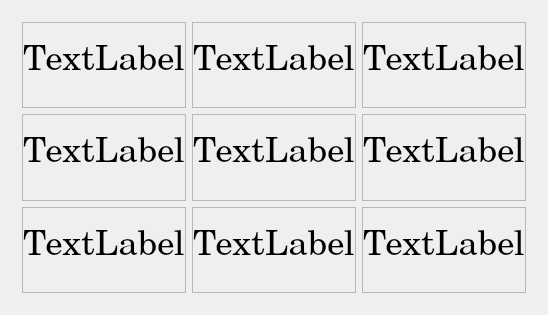
<?xml version="1.0" encoding="UTF-8"?>
<ui version="4.0">
 <class>MainWindow</class>
 <widget class="QMainWindow" name="MainWindow">
  <property name="geometry">
   <rect>
    <x>0</x>
    <y>0</y>
    <width>404</width>
    <height>315</height>
   </rect>
  </property>
  <property name="windowTitle">
   <string>MainWindow</string>
  </property>
  <widget class="QWidget" name="centralWidget">
   <layout class="QHBoxLayout" name="horizontalLayout">
    <item>
     <widget class="QWidget" name="gridWidget" native="true">
      <property name="styleSheet">
       <string/>
      </property>
      <layout class="QGridLayout" name="gridLayout">
       <item row="1" column="2">
        <widget class="QLabel" name="label_6">
         <property name="font">
          <font>
           <family>Century Schoolbook</family>
           <pointsize>26</pointsize>
           <weight>50</weight>
           <italic>false</italic>
           <bold>false</bold>
          </font>
         </property>
         <property name="styleSheet">
          <string notr="true">font: 26pt &quot;Century Schoolbook&quot;;</string>
         </property>
         <property name="frameShape">
          <enum>QFrame::StyledPanel</enum>
         </property>
         <property name="text">
          <string>&lt;html&gt;&lt;head/&gt;&lt;body&gt;&lt;p&gt;TextLabel&lt;/p&gt;&lt;/body&gt;&lt;/html&gt;</string>
         </property>
         <property name="alignment">
          <set>Qt::AlignCenter</set>
         </property>
        </widget>
       </item>
       <item row="2" column="0">
        <widget class="QLabel" name="label_7">
         <property name="font">
          <font>
           <family>Century Schoolbook</family>
           <pointsize>26</pointsize>
           <weight>50</weight>
           <italic>false</italic>
           <bold>false</bold>
          </font>
         </property>
         <property name="styleSheet">
          <string notr="true">font: 26pt &quot;Century Schoolbook&quot;;</string>
         </property>
         <property name="frameShape">
          <enum>QFrame::StyledPanel</enum>
         </property>
         <property name="text">
          <string>&lt;html&gt;&lt;head/&gt;&lt;body&gt;&lt;p&gt;TextLabel&lt;/p&gt;&lt;/body&gt;&lt;/html&gt;</string>
         </property>
         <property name="alignment">
          <set>Qt::AlignCenter</set>
         </property>
        </widget>
       </item>
       <item row="2" column="1">
        <widget class="QLabel" name="label_8">
         <property name="font">
          <font>
           <family>Century Schoolbook</family>
           <pointsize>26</pointsize>
           <weight>50</weight>
           <italic>false</italic>
           <bold>false</bold>
          </font>
         </property>
         <property name="styleSheet">
          <string notr="true">font: 26pt &quot;Century Schoolbook&quot;;</string>
         </property>
         <property name="frameShape">
          <enum>QFrame::StyledPanel</enum>
         </property>
         <property name="text">
          <string>&lt;html&gt;&lt;head/&gt;&lt;body&gt;&lt;p&gt;TextLabel&lt;/p&gt;&lt;/body&gt;&lt;/html&gt;</string>
         </property>
         <property name="alignment">
          <set>Qt::AlignCenter</set>
         </property>
        </widget>
       </item>
       <item row="0" column="2">
        <widget class="QLabel" name="label_3">
         <property name="font">
          <font>
           <family>Century Schoolbook</family>
           <pointsize>26</pointsize>
           <weight>50</weight>
           <italic>false</italic>
           <bold>false</bold>
          </font>
         </property>
         <property name="styleSheet">
          <string notr="true">font: 26pt &quot;Century Schoolbook&quot;;</string>
         </property>
         <property name="frameShape">
          <enum>QFrame::StyledPanel</enum>
         </property>
         <property name="text">
          <string>&lt;html&gt;&lt;head/&gt;&lt;body&gt;&lt;p&gt;TextLabel&lt;/p&gt;&lt;/body&gt;&lt;/html&gt;</string>
         </property>
         <property name="alignment">
          <set>Qt::AlignCenter</set>
         </property>
        </widget>
       </item>
       <item row="2" column="2">
        <widget class="QLabel" name="label_9">
         <property name="font">
          <font>
           <family>Century Schoolbook</family>
           <pointsize>26</pointsize>
           <weight>50</weight>
           <italic>false</italic>
           <bold>false</bold>
          </font>
         </property>
         <property name="styleSheet">
          <string notr="true">font: 26pt &quot;Century Schoolbook&quot;;</string>
         </property>
         <property name="frameShape">
          <enum>QFrame::StyledPanel</enum>
         </property>
         <property name="text">
          <string>&lt;html&gt;&lt;head/&gt;&lt;body&gt;&lt;p&gt;TextLabel&lt;/p&gt;&lt;/body&gt;&lt;/html&gt;</string>
         </property>
         <property name="alignment">
          <set>Qt::AlignCenter</set>
         </property>
        </widget>
       </item>
       <item row="1" column="1">
        <widget class="QLabel" name="label_5">
         <property name="font">
          <font>
           <family>Century Schoolbook</family>
           <pointsize>26</pointsize>
           <weight>50</weight>
           <italic>false</italic>
           <bold>false</bold>
          </font>
         </property>
         <property name="styleSheet">
          <string notr="true">font: 26pt &quot;Century Schoolbook&quot;;</string>
         </property>
         <property name="frameShape">
          <enum>QFrame::StyledPanel</enum>
         </property>
         <property name="text">
          <string>&lt;html&gt;&lt;head/&gt;&lt;body&gt;&lt;p&gt;TextLabel&lt;/p&gt;&lt;/body&gt;&lt;/html&gt;</string>
         </property>
         <property name="alignment">
          <set>Qt::AlignCenter</set>
         </property>
        </widget>
       </item>
       <item row="0" column="1">
        <widget class="QLabel" name="label_2">
         <property name="font">
          <font>
           <family>Century Schoolbook</family>
           <pointsize>26</pointsize>
           <weight>50</weight>
           <italic>false</italic>
           <bold>false</bold>
          </font>
         </property>
         <property name="styleSheet">
          <string notr="true">font: 26pt &quot;Century Schoolbook&quot;;</string>
         </property>
         <property name="frameShape">
          <enum>QFrame::StyledPanel</enum>
         </property>
         <property name="text">
          <string>&lt;html&gt;&lt;head/&gt;&lt;body&gt;&lt;p&gt;TextLabel&lt;/p&gt;&lt;/body&gt;&lt;/html&gt;</string>
         </property>
         <property name="alignment">
          <set>Qt::AlignCenter</set>
         </property>
        </widget>
       </item>
       <item row="0" column="0">
        <widget class="QLabel" name="label">
         <property name="font">
          <font>
           <family>Century Schoolbook</family>
           <pointsize>26</pointsize>
           <weight>50</weight>
           <italic>false</italic>
           <bold>false</bold>
          </font>
         </property>
         <property name="styleSheet">
          <string notr="true">font: 26pt &quot;Century Schoolbook&quot;;</string>
         </property>
         <property name="frameShape">
          <enum>QFrame::StyledPanel</enum>
         </property>
         <property name="text">
          <string>&lt;html&gt;&lt;head/&gt;&lt;body&gt;&lt;p&gt;TextLabel&lt;/p&gt;&lt;/body&gt;&lt;/html&gt;</string>
         </property>
         <property name="alignment">
          <set>Qt::AlignCenter</set>
         </property>
        </widget>
       </item>
       <item row="1" column="0">
        <widget class="QLabel" name="label_4">
         <property name="font">
          <font>
           <family>Century Schoolbook</family>
           <pointsize>26</pointsize>
           <weight>50</weight>
           <italic>false</italic>
           <bold>false</bold>
          </font>
         </property>
         <property name="styleSheet">
          <string notr="true">font: 26pt &quot;Century Schoolbook&quot;;</string>
         </property>
         <property name="frameShape">
          <enum>QFrame::StyledPanel</enum>
         </property>
         <property name="text">
          <string>&lt;html&gt;&lt;head/&gt;&lt;body&gt;&lt;p&gt;TextLabel&lt;/p&gt;&lt;/body&gt;&lt;/html&gt;</string>
         </property>
         <property name="alignment">
          <set>Qt::AlignCenter</set>
         </property>
        </widget>
       </item>
      </layout>
     </widget>
    </item>
   </layout>
  </widget>
 </widget>
 <layoutdefault spacing="6" margin="11"/>
 <resources/>
 <connections/>
</ui>
